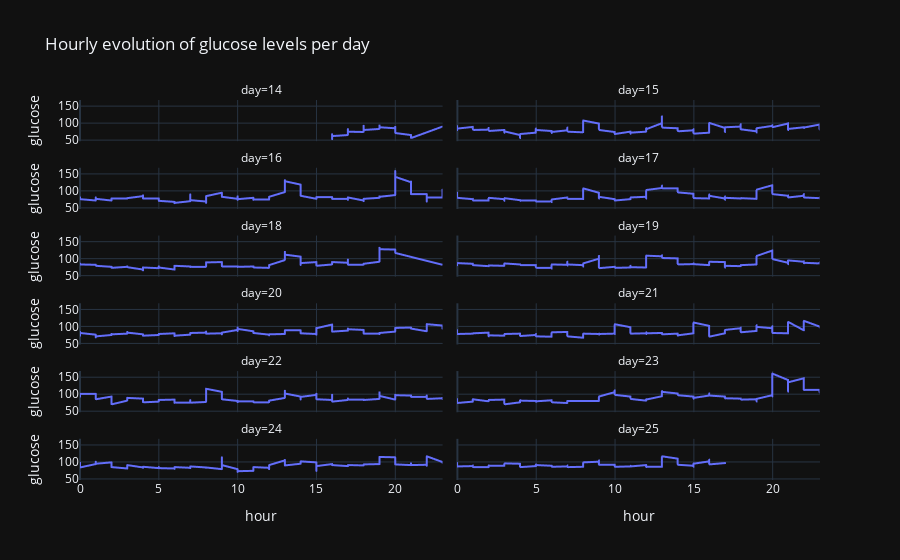

The cell this chart's notebook holds for it:
### Code cell
df = df_levels_clean[df_levels_clean['user_id']==create_customer('a')].sort_values(by='timestamp')
df['day'] = df['timestamp'].dt.day
df['hour'] = df['timestamp'].dt.hour
df['glucose'] = df['Glukosewert-Verlauf mg/dL']

fig = px.line(df, x='hour', y="glucose", 
             facet_col="day", facet_col_wrap=2,
             title="Hourly evolution of glucose levels per day")
fig.update_layout(template='plotly_dark')

fig.show()

### Figure 1 — Plotly figure (JSON) as saved in the notebook; plotly's stock layout.template omitted (floating-point values rounded to 4 significant figures)
{"data": [{"hovertemplate": "day=14<br>hour=%{x}<br>glucose=%{y}<extra></extra>", "legendgroup": "", "line": {"color": "#636efa", "dash": "solid"}, "mode": "lines", "name": "", "showlegend": false, "type": "scattergl", "x": [16, 16, 16, 17, 17, 17, 17, 17, 17, 17, 17, 18, 18, 18, 18, 18, 18, 19, 19, 19, 19, 19, 20, 20, 20, 20, 20, 21, 21, 21, 23, 23], "xaxis": "x11", "y": [53, 68, 63, 66, 72, 74, 80, 68, 81, 83, 76, 75, 77, 93, 83, 80, 81, 84, 92, 94, 94, 89, 86, 90, 88, 84, 72, 66, 66, 57, 91, 90], "yaxis": "y11"}, {"hovertemplate": "day=15<br>hour=%{x}<br>glucose=%{y}<extra></extra>", "legendgroup": "", "line": {"color": "#636efa", "dash": "solid"}, "mode": "lines", "name": "", "showlegend": false, "type": "scattergl", "x": [0, 0, 0, 0, 1, 1, 1, 1, 2, 2, 2, 2, 3, 3, 3, 3, 4, 4, 4, 4, 5, 5, 5, 5, 6, 6, 6, 6, 7, 7, 7, 7, 7, 8, 8, 8, 8, 8, 8, 9, 9, 9, 9, 9, 10, 10, 10, 10, 11, 11, 11, 11, 11, 12, 12, 12, 12, 12, 12, 13, 13, 13, 13, 13, 14, 14, 14, 14, 15, 15, 15, 15, 15, 16, 16, 16, 16, 16, 16, 16, 17, 17, 17, 17, 17, 17, 18, 18, 18, 18, 18, 18, 18, 18, 19, 19, 19, 19, 19, 19, 20, 20, 20, 20, 20, 21, 21, 21, 21, 21, 22, 22, 22, 22, 23, 23, 23, 23], "xaxis": "x12", "y": [92, 85, 80, 85, 90, 87, 84, 81, 82, 87, 83, 78, 81, 76, 72, 77, 66, 56, 60, 69, 73, 81, 85, 81, 78, 74, 71, 75, 80, 83, 88, 81, 76, 74, 87, 80, 92, 108, 109, 100, 85, 87, 87, 81, 75, 70, 68, 69, 76, 76, 73, 69, 73, 76, 82, 86, 83, 82, 83, 101, 120, 108, 121, 88, 86, 83, 78, 77, 80, 80, 83, 78, 70, 73, 82, 81, 83, 84, 96, 102, 87, 74, 74, 80, 86, 89, 91, 98, 96, 97, 82, 92, 84, 83, 77, 73, 76, 79, 76, 86, 93, 89, 94, 95, 89, 100, 101, 93, 80, 84, 89, 89, 86, 88, 97, 92, 88, 81], "yaxis": "y12"}, {"hovertemplate": "day=16<br>hour=%{x}<br>glucose=%{y}<extra></extra>", "legendgroup": "", "line": {"color": "#636efa", "dash": "solid"}, "mode": "lines", "name": "", "showlegend": false, "type": "scattergl", "x": [0, 0, 0, 0, 1, 1, 1, 1, 2, 2, 2, 2, 3, 3, 3, 3, 4, 4, 4, 4, 5, 5, 5, 5, 6, 6, 6, 6, 7, 7, 7, 7, 7, 8, 8, 8, 8, 8, 8, 8, 9, 9, 9, 9, 9, 10, 10, 10, 10, 10, 11, 11, 11, 11, 12, 12, 12, 12, 12, 13, 13, 13, 13, 13, 14, 14, 14, 14, 15, 15, 15, 15, 16, 16, 16, 16, 17, 17, 17, 17, 17, 17, 17, 18, 18, 18, 18, 19, 19, 19, 19, 19, 20, 20, 20, 20, 20, 20, 20, 21, 21, 21, 21, 21, 22, 22, 22, 22, 22, 23, 23, 23, 23, 23], "xaxis": "x9", "y": [78, 80, 81, 76, 72, 75, 81, 77, 72, 73, 77, 78, 78, 79, 79, 79, 85, 87, 81, 78, 78, 77, 74, 71, 68, 66, 64, 65, 70, 81, 90, 80, 73, 69, 65, 73, 78, 79, 73, 85, 95, 90, 88, 85, 83, 77, 78, 84, 74, 76, 80, 77, 74, 75, 75, 75, 78, 79, 83, 97, 104, 119, 132, 129, 119, 107, 97, 86, 77, 77, 81, 82, 82, 81, 77, 77, 77, 74, 78, 81, 78, 76, 81, 72, 70, 73, 77, 80, 84, 83, 83, 83, 88, 111, 148, 157, 159, 141, 142, 126, 128, 120, 101, 91, 91, 87, 69, 83, 81, 81, 84, 96, 104, 97], "yaxis": "y9"}, {"hovertemplate": "day=17<br>hour=%{x}<br>glucose=%{y}<extra></extra>", "legendgroup": "", "line": {"color": "#636efa", "dash": "solid"}, "mode": "lines", "name": "", "showlegend": false, "type": "scattergl", "x": [0, 0, 0, 0, 1, 1, 1, 1, 2, 2, 2, 2, 3, 3, 3, 3, 4, 4, 4, 4, 5, 5, 5, 5, 6, 6, 6, 6, 7, 7, 7, 7, 7, 8, 8, 8, 8, 8, 8, 9, 9, 9, 9, 9, 9, 10, 10, 10, 10, 10, 11, 11, 11, 11, 12, 12, 12, 12, 12, 12, 12, 13, 13, 13, 13, 13, 14, 14, 14, 14, 15, 15, 15, 15, 15, 16, 16, 16, 16, 16, 16, 17, 17, 17, 17, 17, 18, 18, 18, 18, 19, 19, 19, 19, 19, 19, 20, 20, 20, 20, 21, 21, 21, 21, 22, 22, 22, 23, 23, 23], "xaxis": "x10", "y": [95, 92, 88, 80, 76, 77, 75, 72, 72, 74, 77, 80, 76, 71, 77, 79, 73, 71, 72, 72, 72, 71, 70, 69, 69, 67, 67, 75, 81, 80, 79, 78, 77, 77, 78, 76, 84, 103, 108, 95, 83, 86, 78, 83, 83, 76, 73, 73, 72, 72, 76, 76, 76, 81, 83, 81, 78, 83, 84, 95, 103, 109, 116, 111, 114, 108, 108, 104, 100, 96, 92, 90, 92, 85, 79, 78, 90, 90, 90, 88, 86, 78, 74, 80, 84, 80, 78, 78, 79, 79, 77, 82, 82, 90, 102, 104, 117, 116, 102, 91, 86, 87, 87, 81, 86, 91, 81, 79, 78, 81], "yaxis": "y10"}, {"hovertemplate": "day=18<br>hour=%{x}<br>glucose=%{y}<extra></extra>", "legendgroup": "", "line": {"color": "#636efa", "dash": "solid"}, "mode": "lines", "name": "", "showlegend": false, "type": "scattergl", "x": [0, 0, 0, 0, 1, 1, 1, 1, 2, 2, 2, 2, 3, 3, 3, 3, 4, 4, 4, 4, 5, 5, 5, 5, 6, 6, 6, 6, 7, 7, 7, 7, 7, 8, 8, 8, 8, 8, 8, 8, 9, 9, 9, 9, 10, 10, 10, 10, 11, 11, 11, 11, 12, 12, 12, 12, 12, 13, 13, 13, 13, 13, 13, 14, 14, 14, 14, 14, 15, 15, 15, 15, 16, 16, 16, 16, 16, 17, 17, 17, 17, 17, 17, 18, 18, 18, 18, 19, 19, 19, 19, 19, 20, 20, 23], "xaxis": "x7", "y": [83, 86, 86, 84, 83, 82, 81, 80, 77, 75, 74, 74, 77, 78, 78, 76, 69, 66, 69, 75, 73, 73, 78, 75, 69, 68, 73, 80, 78, 78, 76, 76, 77, 77, 80, 82, 88, 90, 90, 90, 91, 89, 83, 78, 78, 77, 76, 77, 78, 78, 76, 75, 74, 74, 75, 74, 82, 97, 106, 120, 115, 121, 113, 107, 100, 91, 82, 88, 91, 90, 82, 80, 84, 86, 84, 86, 91, 89, 98, 98, 89, 85, 83, 83, 85, 86, 86, 92, 114, 133, 128, 129, 128, 118, 83], "yaxis": "y7"}, {"hovertemplate": "day=19<br>hour=%{x}<br>glucose=%{y}<extra></extra>", "legendgroup": "", "line": {"color": "#636efa", "dash": "solid"}, "mode": "lines", "name": "", "showlegend": false, "type": "scattergl", "x": [0, 0, 0, 0, 1, 1, 1, 1, 2, 2, 2, 2, 3, 3, 3, 3, 4, 4, 4, 4, 5, 5, 5, 5, 6, 6, 6, 6, 7, 7, 7, 7, 7, 8, 8, 8, 8, 8, 8, 9, 9, 9, 9, 9, 10, 10, 10, 10, 11, 11, 11, 11, 11, 11, 11, 12, 12, 12, 12, 13, 13, 13, 13, 13, 13, 14, 14, 14, 14, 15, 15, 15, 15, 15, 16, 16, 16, 16, 16, 17, 17, 17, 17, 17, 18, 18, 18, 18, 19, 19, 19, 19, 19, 20, 20, 20, 20, 20, 21, 21, 21, 21, 22, 22, 22, 22, 22, 23, 23, 23, 23], "xaxis": "x8", "y": [81, 81, 84, 88, 86, 81, 81, 82, 79, 78, 79, 81, 80, 81, 85, 87, 84, 83, 82, 82, 82, 81, 76, 74, 74, 71, 77, 84, 83, 80, 86, 92, 84, 82, 82, 81, 81, 77, 87, 101, 109, 101, 83, 73, 77, 76, 75, 74, 75, 80, 75, 76, 76, 76, 76, 75, 86, 102, 110, 108, 111, 106, 104, 104, 103, 102, 98, 90, 84, 85, 85, 86, 87, 85, 82, 89, 88, 91, 92, 91, 82, 74, 76, 80, 79, 81, 82, 82, 84, 93, 99, 97, 109, 125, 114, 110, 107, 100, 89, 84, 91, 96, 92, 87, 93, 87, 89, 87, 86, 89, 90], "yaxis": "y8"}, {"hovertemplate": "day=20<br>hour=%{x}<br>glucose=%{y}<extra></extra>", "legendgroup": "", "line": {"color": "#636efa", "dash": "solid"}, "mode": "lines", "name": "", "showlegend": false, "type": "scattergl", "x": [0, 0, 0, 0, 0, 1, 1, 1, 1, 2, 2, 2, 2, 3, 3, 3, 3, 4, 4, 4, 4, 5, 5, 5, 5, 6, 6, 6, 6, 7, 7, 7, 7, 8, 8, 8, 8, 8, 9, 9, 9, 9, 9, 9, 10, 10, 10, 10, 10, 10, 11, 11, 11, 11, 12, 12, 12, 12, 13, 13, 13, 13, 14, 14, 14, 14, 14, 15, 15, 15, 15, 15, 15, 16, 16, 16, 16, 17, 17, 17, 17, 17, 18, 18, 18, 18, 19, 19, 19, 19, 20, 20, 20, 20, 21, 21, 21, 21, 22, 22, 22, 22, 22, 22, 23, 23, 23, 23], "xaxis": "x5", "y": [84, 76, 73, 77, 81, 76, 71, 68, 71, 75, 77, 78, 77, 79, 84, 84, 82, 77, 74, 73, 73, 75, 76, 76, 78, 80, 76, 72, 73, 76, 80, 81, 81, 82, 85, 81, 79, 79, 80, 77, 77, 77, 78, 82, 90, 95, 97, 92, 87, 93, 86, 86, 85, 81, 76, 74, 75, 77, 78, 80, 85, 89, 89, 87, 88, 84, 80, 78, 78, 77, 76, 96, 95, 106, 99, 88, 85, 88, 92, 94, 88, 92, 90, 86, 82, 79, 79, 80, 78, 81, 85, 90, 94, 96, 97, 96, 96, 94, 86, 92, 95, 104, 107, 107, 103, 100, 99, 94], "yaxis": "y5"}, {"hovertemplate": "day=21<br>hour=%{x}<br>glucose=%{y}<extra></extra>", "legendgroup": "", "line": {"color": "#636efa", "dash": "solid"}, "mode": "lines", "name": "", "showlegend": false, "type": "scattergl", "x": [0, 0, 0, 0, 0, 1, 1, 1, 1, 2, 2, 2, 2, 2, 3, 3, 3, 3, 4, 4, 4, 4, 5, 5, 5, 5, 6, 6, 6, 6, 7, 7, 7, 7, 8, 8, 8, 8, 9, 9, 9, 9, 9, 10, 10, 10, 10, 10, 11, 11, 11, 11, 12, 12, 12, 12, 12, 13, 13, 13, 13, 14, 14, 14, 14, 15, 15, 15, 15, 15, 16, 16, 16, 16, 17, 17, 17, 17, 17, 18, 18, 18, 18, 18, 19, 19, 19, 19, 20, 20, 20, 20, 20, 20, 21, 21, 21, 21, 21, 22, 22, 22, 23, 23, 23], "xaxis": "x6", "y": [88, 84, 89, 81, 78, 79, 79, 79, 80, 82, 77, 71, 72, 74, 73, 73, 77, 78, 79, 77, 72, 72, 75, 78, 75, 71, 70, 76, 82, 83, 84, 83, 78, 71, 67, 72, 79, 79, 78, 76, 78, 79, 78, 79, 78, 86, 101, 107, 98, 87, 81, 79, 80, 83, 78, 81, 80, 81, 79, 77, 77, 79, 76, 73, 74, 80, 86, 107, 108, 112, 102, 88, 75, 70, 80, 90, 83, 84, 90, 95, 97, 96, 90, 83, 87, 101, 104, 99, 95, 99, 101, 93, 88, 81, 80, 87, 97, 101, 114, 89, 89, 117, 100, 97, 97], "yaxis": "y6"}, {"hovertemplate": "day=22<br>hour=%{x}<br>glucose=%{y}<extra></extra>", "legendgroup": "", "line": {"color": "#636efa", "dash": "solid"}, "mode": "lines", "name": "", "showlegend": false, "type": "scattergl", "x": [0, 0, 0, 0, 1, 1, 1, 1, 2, 2, 2, 2, 3, 3, 3, 3, 4, 4, 4, 4, 5, 5, 5, 5, 6, 6, 6, 6, 7, 7, 7, 7, 7, 8, 8, 8, 8, 8, 9, 9, 9, 9, 10, 10, 10, 10, 10, 11, 11, 11, 11, 12, 12, 12, 12, 12, 13, 13, 13, 13, 14, 14, 14, 14, 14, 15, 15, 15, 15, 16, 16, 16, 16, 16, 17, 17, 17, 17, 18, 18, 18, 18, 18, 19, 19, 19, 19, 19, 20, 20, 20, 20, 20, 21, 21, 21, 21, 22, 22, 22, 22, 22, 23, 23, 23, 23, 23], "xaxis": "x3", "y": [93, 95, 101, 102, 102, 98, 88, 86, 94, 92, 76, 71, 82, 89, 89, 90, 88, 87, 82, 77, 79, 80, 80, 84, 85, 78, 75, 76, 76, 78, 83, 82, 76, 78, 79, 81, 98, 117, 108, 99, 89, 86, 81, 77, 78, 77, 80, 80, 79, 78, 77, 77, 78, 80, 80, 82, 90, 106, 111, 103, 94, 90, 90, 85, 93, 99, 102, 97, 86, 84, 97, 99, 88, 79, 84, 88, 87, 85, 85, 85, 83, 83, 84, 87, 91, 102, 106, 96, 85, 85, 94, 99, 98, 97, 96, 95, 93, 93, 97, 91, 89, 87, 89, 90, 87, 87, 86], "yaxis": "y3"}, {"hovertemplate": "day=23<br>hour=%{x}<br>glucose=%{y}<extra></extra>", "legendgroup": "", "line": {"color": "#636efa", "dash": "solid"}, "mode": "lines", "name": "", "showlegend": false, "type": "scattergl", "x": [0, 0, 0, 0, 1, 1, 1, 1, 2, 2, 2, 2, 3, 3, 3, 3, 4, 4, 4, 4, 5, 5, 5, 5, 6, 6, 6, 6, 7, 7, 7, 7, 7, 8, 8, 8, 8, 9, 9, 9, 9, 9, 10, 10, 10, 10, 11, 11, 11, 11, 12, 12, 12, 12, 12, 12, 13, 13, 13, 13, 14, 14, 14, 14, 15, 15, 15, 15, 16, 16, 16, 16, 17, 17, 17, 17, 18, 18, 18, 18, 19, 19, 19, 19, 19, 19, 20, 20, 20, 20, 20, 21, 21, 21, 21, 22, 22, 22, 22, 22, 23, 23, 23, 23], "xaxis": "x4", "y": [86, 82, 75, 75, 79, 81, 86, 86, 80, 81, 83, 84, 85, 81, 74, 71, 77, 83, 82, 82, 81, 78, 78, 80, 83, 82, 80, 77, 75, 80, 78, 81, 81, 81, 81, 81, 81, 81, 81, 83, 86, 94, 107, 112, 107, 99, 94, 91, 89, 87, 82, 84, 84, 85, 86, 85, 95, 107, 110, 108, 103, 100, 99, 98, 94, 89, 87, 90, 97, 103, 101, 97, 94, 88, 88, 89, 88, 86, 85, 85, 86, 85, 84, 83, 79, 87, 98, 94, 131, 159, 162, 143, 111, 108, 136, 148, 129, 113, 114, 114, 114, 113, 109, 105], "yaxis": "y4"}, {"hovertemplate": "day=24<br>hour=%{x}<br>glucose=%{y}<extra></extra>", "legendgroup": "", "line": {"color": "#636efa", "dash": "solid"}, "mode": "lines", "name": "", "showlegend": false, "type": "scattergl", "x": [0, 0, 0, 0, 0, 1, 1, 1, 1, 2, 2, 2, 2, 3, 3, 3, 3, 4, 4, 4, 4, 5, 5, 5, 5, 6, 6, 6, 6, 7, 7, 7, 7, 7, 8, 8, 8, 8, 8, 9, 9, 9, 9, 9, 10, 10, 10, 10, 10, 11, 11, 11, 11, 12, 12, 12, 12, 12, 13, 13, 13, 13, 13, 14, 14, 14, 14, 15, 15, 15, 15, 15, 16, 16, 16, 16, 16, 17, 17, 17, 17, 18, 18, 18, 18, 18, 19, 19, 19, 19, 19, 19, 20, 20, 20, 20, 20, 21, 21, 21, 21, 21, 22, 22, 22, 23, 23], "xaxis": "x", "y": [98, 95, 92, 86, 84, 94, 101, 96, 95, 99, 96, 88, 85, 81, 81, 89, 91, 84, 83, 86, 86, 82, 84, 85, 82, 81, 80, 81, 85, 83, 82, 84, 87, 87, 84, 83, 84, 83, 84, 79, 99, 114, 108, 91, 79, 73, 73, 71, 73, 74, 77, 82, 85, 83, 79, 79, 81, 91, 105, 106, 100, 92, 90, 95, 98, 100, 102, 99, 89, 74, 84, 88, 94, 93, 94, 91, 91, 88, 88, 90, 91, 90, 92, 92, 92, 93, 94, 94, 102, 111, 109, 115, 114, 112, 102, 95, 93, 91, 93, 96, 96, 91, 92, 89, 117, 100, 98], "yaxis": "y"}, {"hovertemplate": "day=25<br>hour=%{x}<br>glucose=%{y}<extra></extra>", "legendgroup": "", "line": {"color": "#636efa", "dash": "solid"}, "mode": "lines", "name": "", "showlegend": false, "type": "scattergl", "x": [0, 0, 0, 0, 1, 1, 1, 1, 2, 2, 2, 2, 3, 3, 3, 3, 4, 4, 4, 4, 5, 5, 5, 5, 6, 6, 6, 6, 7, 7, 7, 7, 7, 8, 8, 8, 8, 9, 9, 9, 9, 9, 10, 10, 10, 10, 11, 11, 11, 11, 12, 12, 12, 12, 12, 13, 13, 13, 13, 14, 14, 14, 14, 15, 15, 15, 15, 15, 16, 16, 16, 16, 16, 17], "xaxis": "x2", "y": [97, 92, 87, 87, 88, 90, 88, 85, 85, 87, 90, 89, 89, 91, 95, 96, 95, 92, 88, 85, 88, 91, 93, 91, 89, 89, 88, 86, 87, 90, 89, 88, 85, 86, 87, 92, 99, 101, 105, 94, 92, 92, 92, 92, 91, 86, 87, 89, 88, 87, 91, 86, 85, 86, 86, 86, 94, 110, 117, 110, 100, 94, 92, 89, 86, 90, 96, 95, 102, 98, 107, 100, 93, 97], "yaxis": "y2"}], "layout": {"annotations": [{"font": {}, "showarrow": false, "text": "day=24", "x": 0.245, "xanchor": "center", "xref": "paper", "y": 0.1083, "yanchor": "bottom", "yref": "paper"}, {"font": {}, "showarrow": false, "text": "day=25", "x": 0.755, "xanchor": "center", "xref": "paper", "y": 0.1083, "yanchor": "bottom", "yref": "paper"}, {"font": {}, "showarrow": false, "text": "day=22", "x": 0.245, "xanchor": "center", "xref": "paper", "y": 0.2867, "yanchor": "bottom", "yref": "paper"}, {"font": {}, "showarrow": false, "text": "day=23", "x": 0.755, "xanchor": "center", "xref": "paper", "y": 0.2867, "yanchor": "bottom", "yref": "paper"}, {"font": {}, "showarrow": false, "text": "day=20", "x": 0.245, "xanchor": "center", "xref": "paper", "y": 0.465, "yanchor": "bottom", "yref": "paper"}, {"font": {}, "showarrow": false, "text": "day=21", "x": 0.755, "xanchor": "center", "xref": "paper", "y": 0.465, "yanchor": "bottom", "yref": "paper"}, {"font": {}, "showarrow": false, "text": "day=18", "x": 0.245, "xanchor": "center", "xref": "paper", "y": 0.6433, "yanchor": "bottom", "yref": "paper"}, {"font": {}, "showarrow": false, "text": "day=19", "x": 0.755, "xanchor": "center", "xref": "paper", "y": 0.6433, "yanchor": "bottom", "yref": "paper"}, {"font": {}, "showarrow": false, "text": "day=16", "x": 0.245, "xanchor": "center", "xref": "paper", "y": 0.8217, "yanchor": "bottom", "yref": "paper"}, {"font": {}, "showarrow": false, "text": "day=17", "x": 0.755, "xanchor": "center", "xref": "paper", "y": 0.8217, "yanchor": "bottom", "yref": "paper"}, {"font": {}, "showarrow": false, "text": "day=14", "x": 0.245, "xanchor": "center", "xref": "paper", "y": 1.0, "yanchor": "bottom", "yref": "paper"}, {"font": {}, "showarrow": false, "text": "day=15", "x": 0.755, "xanchor": "center", "xref": "paper", "y": 1.0, "yanchor": "bottom", "yref": "paper"}], "legend": {"tracegroupgap": 0}, "title": {"text": "Hourly evolution of glucose levels per day"}, "xaxis": {"anchor": "y", "domain": [0, 0.49], "title": {"text": "hour"}}, "xaxis10": {"anchor": "y10", "domain": [0.51, 1], "matches": "x", "showticklabels": false}, "xaxis11": {"anchor": "y11", "domain": [0, 0.49], "matches": "x", "showticklabels": false}, "xaxis12": {"anchor": "y12", "domain": [0.51, 1], "matches": "x", "showticklabels": false}, "xaxis2": {"anchor": "y2", "domain": [0.51, 1], "matches": "x", "title": {"text": "hour"}}, "xaxis3": {"anchor": "y3", "domain": [0, 0.49], "matches": "x", "showticklabels": false}, "xaxis4": {"anchor": "y4", "domain": [0.51, 1], "matches": "x", "showticklabels": false}, "xaxis5": {"anchor": "y5", "domain": [0, 0.49], "matches": "x", "showticklabels": false}, "xaxis6": {"anchor": "y6", "domain": [0.51, 1], "matches": "x", "showticklabels": false}, "xaxis7": {"anchor": "y7", "domain": [0, 0.49], "matches": "x", "showticklabels": false}, "xaxis8": {"anchor": "y8", "domain": [0.51, 1], "matches": "x", "showticklabels": false}, "xaxis9": {"anchor": "y9", "domain": [0, 0.49], "matches": "x", "showticklabels": false}, "yaxis": {"anchor": "x", "domain": [0, 0.1083], "title": {"text": "glucose"}}, "yaxis10": {"anchor": "x10", "domain": [0.7133, 0.8217], "matches": "y", "showticklabels": false}, "yaxis11": {"anchor": "x11", "domain": [0.8917, 1.0], "matches": "y", "title": {"text": "glucose"}}, "yaxis12": {"anchor": "x12", "domain": [0.8917, 1.0], "matches": "y", "showticklabels": false}, "yaxis2": {"anchor": "x2", "domain": [0, 0.1083], "matches": "y", "showticklabels": false}, "yaxis3": {"anchor": "x3", "domain": [0.1783, 0.2867], "matches": "y", "title": {"text": "glucose"}}, "yaxis4": {"anchor": "x4", "domain": [0.1783, 0.2867], "matches": "y", "showticklabels": false}, "yaxis5": {"anchor": "x5", "domain": [0.3567, 0.465], "matches": "y", "title": {"text": "glucose"}}, "yaxis6": {"anchor": "x6", "domain": [0.3567, 0.465], "matches": "y", "showticklabels": false}, "yaxis7": {"anchor": "x7", "domain": [0.535, 0.6433], "matches": "y", "title": {"text": "glucose"}}, "yaxis8": {"anchor": "x8", "domain": [0.535, 0.6433], "matches": "y", "showticklabels": false}, "yaxis9": {"anchor": "x9", "domain": [0.7133, 0.8217], "matches": "y", "title": {"text": "glucose"}}}}
